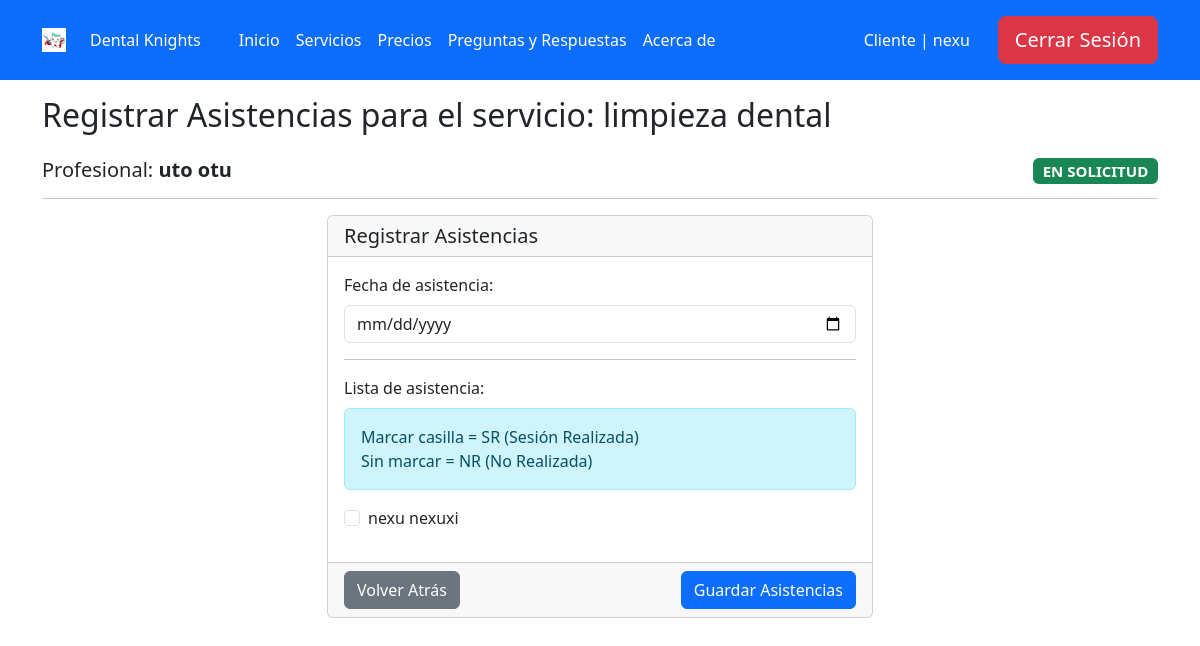
The app's page /servicios/7/asistencias/agregar/ (signed in), older data.
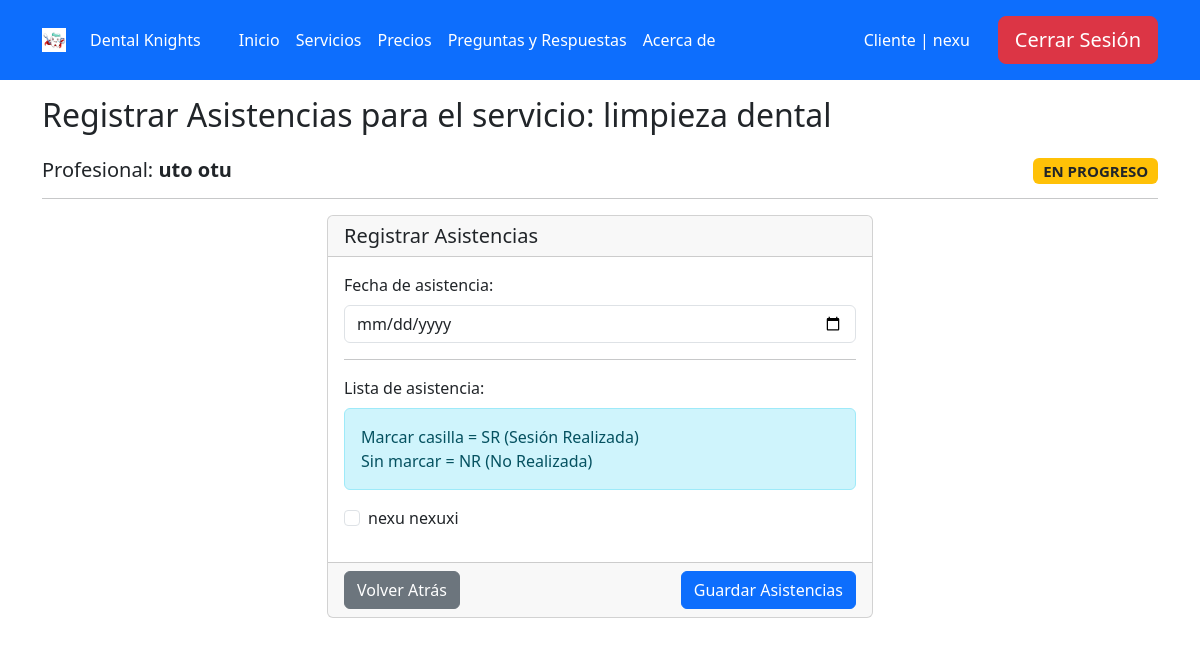
The same page, newer data.
### core/views.py (the view, shortened to what this page needs)
# urls.py: path('servicios/<int:servicio_id>/asistencias/agregar/', login_required(AgregarAsistenciaView.as_view()), name='agregar_asistencia'),
@add_group_name_to_context
class AgregarAsistenciaView(TemplateView):
    template_name = 'agregar_asistencia.html'
    def get_context_data(self, **kwargs):
        context = super().get_context_data(**kwargs)
        servicio_id = kwargs['servicio_id']
        servicio = get_object_or_404(Servicios, id=servicio_id)
        registros = RegistroServicio.objects.filter(servicio=servicio)
        context['servicio'] = servicio
        context['registros'] = registros
        return context

### core/views.py (called while the page is built)
def plural_to_singular(plural):
    plural_singular = {
        "clientes": "cliente",
        "profesionales": "profesional",
        "ejecutivos": "ejecutivo",
        "administradores": "administrador",
    }
    return plural_singular.get(plural, "error")

def get_group_and_color(user):
    group = user.groups.first()
    group_id = None
    group_name = None
    group_name_singular = None
    color = None
    if group:
        if group.name == 'clientes':
            color = 'bg-primary'
        elif group.name == 'profesionales':
            color = 'bg-success'
        elif group.name == 'ejecutivos':
            color = 'bg-danger'
        elif group.name == 'administradores':
            color = 'bg-info'
        group_id = group.id
        group_name = group.name
        group_name_singular = plural_to_singular(group.name)
    return group_id, group_name, group_name_singular, color

### templates/agregar_asistencia.html (shortened to what this page needs)
{% extends 'base.html' %}
{% block content %}
<div class="container mt-3">
    <h2 class="mb-4">Registrar Asistencias para el servicio: {{ servicio.name }}</h2>
    <h5>
        Profesional: <strong>{{ servicio.profesional.get_full_name }}</strong>
        {% if servicio.status == 'S' %}
            <span class="badge bg-success float-end">EN SOLICITUD</span>
        {% elif servicio.status == 'P' %}
            <span class="badge bg-warning text-dark float-end">EN PROGRESO</span>
        {% elif servicio.status == 'F' %}
            <span class="badge bg-danger float-end">FINALIZADO</span>
        {% endif %}
    </h5>
    <hr>
    <form action="{% url 'agregar_asistencia' servicio.id %}" method="post">
        <div class="row">
            <div class="col-6 mx-auto">
                <div class="card">
                    <div class="card-header">
                        <h5 class="card-title mb-0">Registrar Asistencias</h5>
                    </div>
                    <div class="card-body">
                        <div class="mb-3">
                            <label class="form-label" for="date">Fecha de asistencia:</label>
                            <input class="form-control" type="date" name="date" id="date" required>
                        </div>
                        <hr>
                        <div class="mb-3">
                            <label class="form-label">Lista de asistencia:</label>
                            <div class="alert alert-info">
                                Marcar casilla = SR (Sesión Realizada)<br>
                                Sin marcar = NR (No Realizada)
                            </div>
                            {% for registro in registros %}
                                <div class="form-check mb-2">
                                    <input class="form-check-input" type="checkbox" name="asistencia_{{ registro.cliente.id }}" id="{{ registro.cliente.id }}_present" value="1">
                                    <label class="form-check-label" for="{{ registro.cliente.id }}_present">
                                        {{ registro.cliente.get_full_name }}
                                    </label>
                                </div>
                            {% endfor %}
                        </div>
                    </div>
                    <div class="card-footer">
                        <div class="d-flex justify-content-between">
                            <a class="btn btn-secondary" href="{% url 'lista_asistencia' servicio.id %}">
                                Volver Atrás
                            </a>
                            <button class="btn btn-primary" type="submit">
                                Guardar Asistencias
                            </button>
                        </div>
                    </div>
                </div>
            </div>
        </div>
    </form>
</div>
{% endblock %}

Row changes from the older to the newer data that the page shows:
changed Servicios "limpieza dental": status "S" → "P" (drawn)
Text that changed along with them:
text no longer shown: "EN SOLICITUD"
text now shown: "EN PROGRESO"
